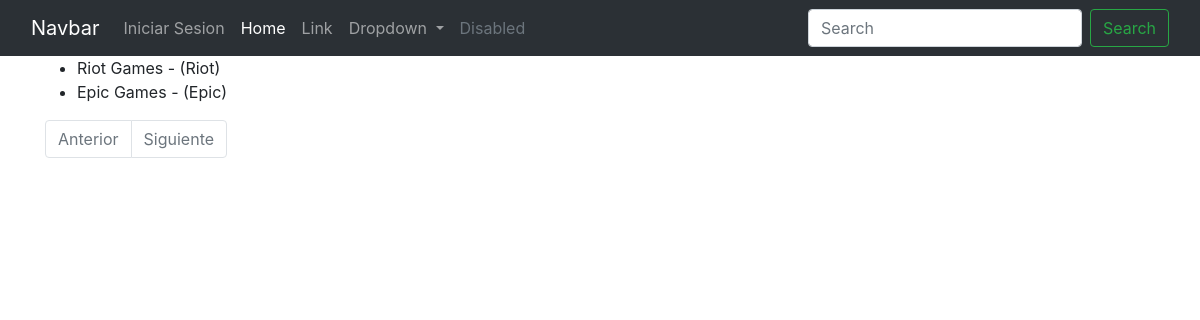
The app's page /oficina/lista/, older data.
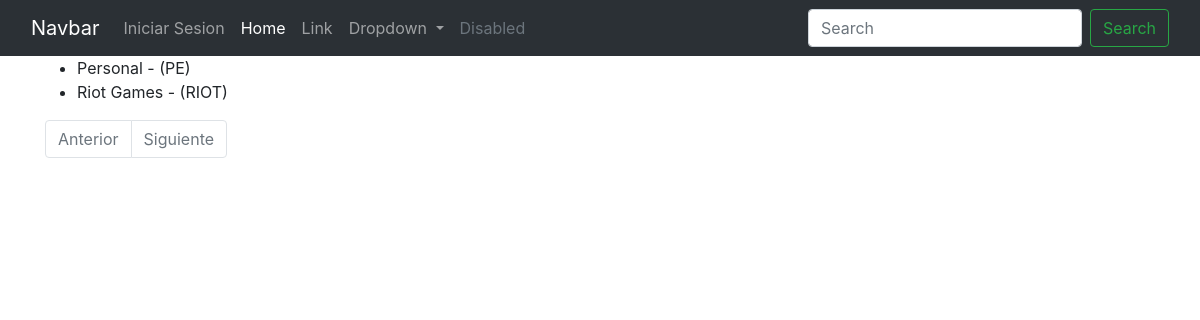
The same page, newer data.
### oficina/models.py (models this page shows)
class Oficina(models.Model):
    nombre = models.CharField(max_length=50,unique=True)
    nombre_corto = models.CharField(max_length=10,unique=True, help_text="Nombre corto de la oficina (ADM, JAS,MARK, etc)")
    validators = [Validacion_nombre_corto]
    class Meta:
        verbose_name = 'Oficina'
        verbose_name_plural = 'Oficinas'
    def __str__(self):
        return f"{self.nombre} - ({self.nombre_corto})"

### oficina/views.py (the view)
class OficinaListView(ListView):
    model = Oficina
    template_name = "oficina/lista.html"
    context_object_name = "oficinas"

### templates/oficina/lista.html
{% extends 'base.html' %}
{% block content %}
    {% if oficinas %}
            <ul>
                {% for oficina in oficinas %}
                    <li>{{ oficina }}</li>
                {% endfor %}
            </ul>
             {% include 'paginator.html' %}
    {% endif %}
{% endblock content %}

### templates/base.html (shortened to what this page needs)
<!DOCTYPE html>
<html lang="en">
<head>
    <link rel="stylesheet" href="https://cdn.jsdelivr.net/npm/bootstrap@5.3.3/dist/css/bootstrap.min.css">
    {% load bootstrap4 %}
    {% bootstrap_css %}
</head>
<body>
    {% include 'navbar.html' %}
    <div class="container">
        {% block content %}
        {% endblock content %}
    </div>
</body>
</html>

### templates/navbar.html (shortened to what this page needs)
<nav class="navbar navbar-expand-lg bg-body-tertiary" data-bs-theme="dark">
  <div class="container-fluid">
    <a class="navbar-brand" href="#">Navbar</a>
    <div class="collapse navbar-collapse" id="navbarSupportedContent">
      <ul class="navbar-nav me-auto mb-2 mb-lg-0">
        {% if user.is_authenticated %}
          <div class="dropdown">
          <button class="btn btn-secondary dropdown-toggle" type="button" data-bs-toggle="dropdown" aria-expanded="false">
            {{user.username}}
          </button>
              <ul class="dropdown-menu">
                <li><a class="dropdown-item" href="{% url 'account_logout' %}">Cerrar Sesion</a></li>
              </ul>
          </div>
        {% else %}
        <li class="nav-item">
          <a class="nav-link" href="{% url 'account_login' %}">Iniciar Sesion</a>
        </li>
        {% endif %}
        <li class="nav-item">
          <a class="nav-link active" aria-current="page" href="#">Home</a>
        </li>
        <li class="nav-item">
          <a class="nav-link" href="#">Link</a>
        </li>
        <li class="nav-item dropdown">
          <a class="nav-link dropdown-toggle" href="#" role="button" data-bs-toggle="dropdown" aria-expanded="false">
            Dropdown
          </a>
        </li>
        <li class="nav-item">
          <a class="nav-link disabled" aria-disabled="true">Disabled</a>
        </li>
      </ul>
      <form class="d-flex" role="search" action="{% url 'persona:buscar' %}">
        <input class="form-control me-2" type="search" placeholder="Search" aria-label="Search" name="q"/>
        <button class="btn btn-outline-success" type="submit">Search</button>
      </form>
    </div>
  </div>
</nav>

### templates/paginator.html (shortened to what this page needs)
<nav aria-label="Navegación de páginas">
  <ul class="pagination">
    {% if page_obj.has_previous %}
      <li class="page-item">
        <a class="page-link" href="?page={{ page_obj.previous_page_number }}">Anterior</a>
      </li>
    {% else %}
      <li class="page-item disabled">
        <span class="page-link">Anterior</span>
      </li>
    {% endif %}
    {% if page_obj.has_next %}
      <li class="page-item">
        <a class="page-link" href="?page={{ page_obj.next_page_number }}">Siguiente</a>
      </li>
    {% else %}
      <li class="page-item disabled">
        <span class="page-link">Siguiente</span>
      </li>
    {% endif %}
  </ul>
</nav>

Row changes from the older to the newer data that the page shows:
removed Oficina: nombre+nombre_corto "Riot Games - (Riot)"
removed Oficina: nombre+nombre_corto "Epic Games - (Epic)"
added Oficina: nombre+nombre_corto "Personal - (PE)"
added Oficina: nombre+nombre_corto "Riot Games - (RIOT)"
